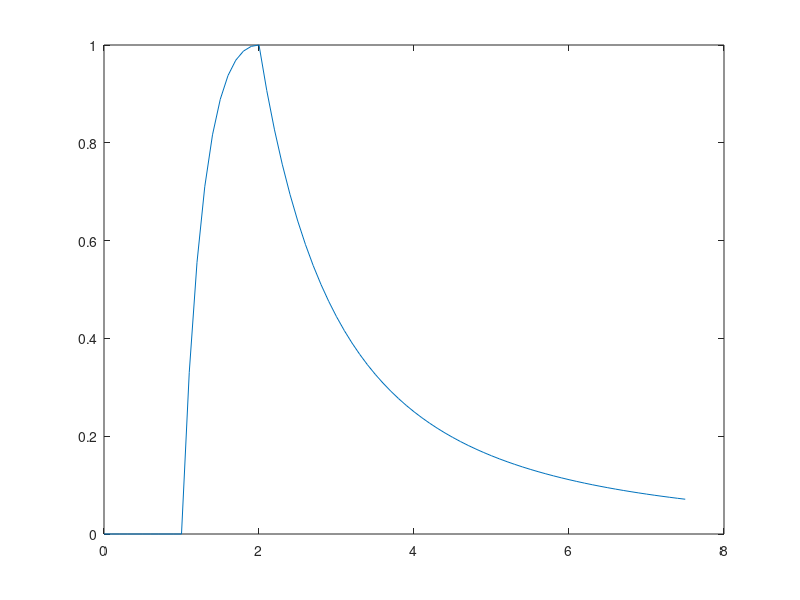

Source code (MATLAB):


r = 0:0.1:7.5;
a = 1;

E0 = r * 0;

E1 = (r-a)*4*a^2 ./ (a*r.^2);
E1(r <= a) = 0;
E1(r >= 2*a) = 0;

E2 = 4*a./r.^2;
E2(r < 2*a) = 0;

E = E0 + E1 + E2;

plot(r/a, E);
